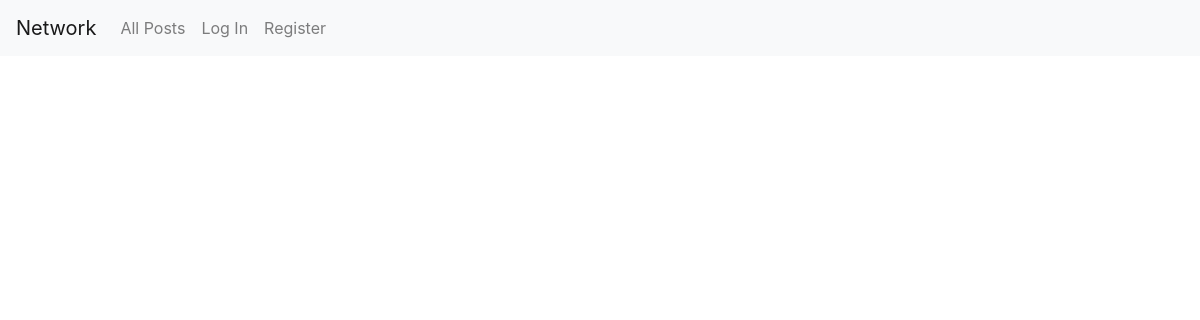
Before: / with the older database file.
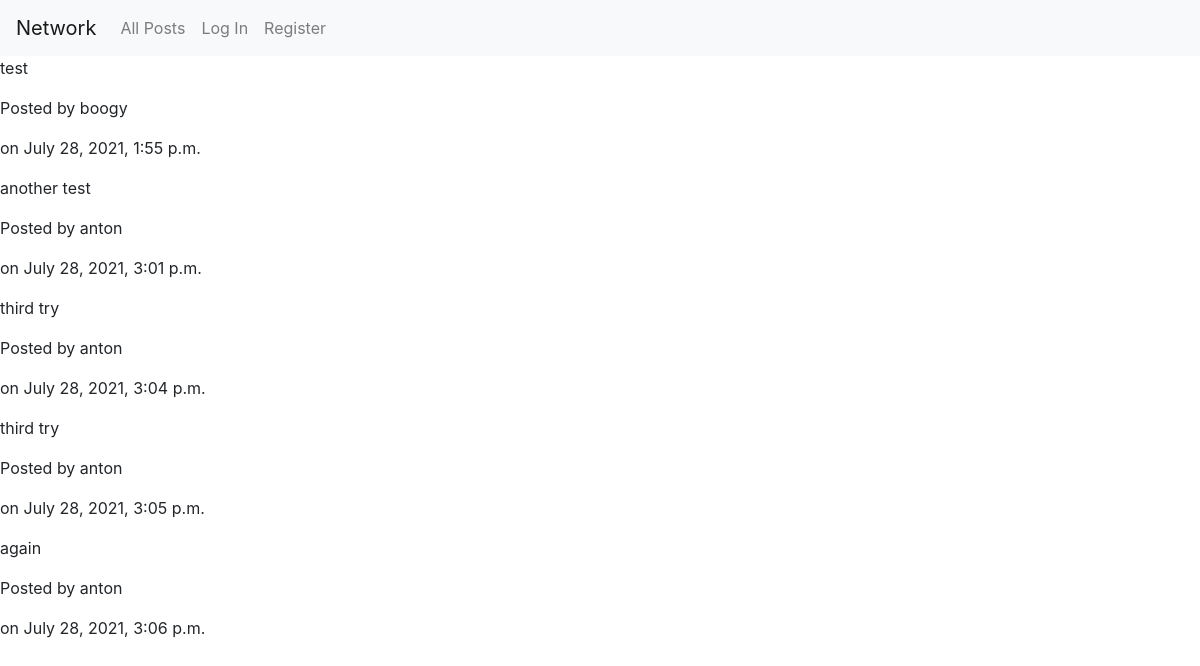
After: the same page with the newer database file.
### network/models.py (models this page shows)
class Post(models.Model):
    author = models.ForeignKey(User, on_delete=models.CASCADE, null=True)
    content = models.CharField(max_length=128, default="empty")
    created = models.DateTimeField(auto_now_add=True)

class User(AbstractUser):
    pass

### network/views.py (the view)
# urls.py: path("", views.index, name="index"),
def index(request):
    return render(request, "network/index.html",{
        "posts": Post.objects.all()
    })

### network/templates/network/index.html (shortened to what this page needs)
{% extends "network/layout.html" %}
{% block body %}
    {% for post in posts %}
        <p>{{post.content}}</p>
        <p>Posted by {{post.author}}</p>
        <p>on {{post.created}}</p>
    {%endfor%}
{% endblock %}

### network/templates/network/layout.html (shortened to what this page needs)
{% load static %}
<!DOCTYPE html>
<html lang="en">
    <head>
        <link rel="stylesheet" href="https://stackpath.bootstrapcdn.com/bootstrap/4.4.1/css/bootstrap.min.css">
        <link href="{% static 'network/styles.css' %}" rel="stylesheet">
    </head>
    <body>
        <nav class="navbar navbar-expand-lg navbar-light bg-light">
            <a class="navbar-brand" href="#">Network</a>
            <div>
              <ul class="navbar-nav mr-auto">
                <li class="nav-item">
                  <a class="nav-link" href="{% url 'index' %}">All Posts</a>
                </li>
                {% if user.is_authenticated %}
                    <li class="nav-item">
                        <a class="nav-link" href="{% url 'following' %}">Following</a>
                    </li>
                    <li class="nav-item">
                        <a class="nav-link" href="{% url 'logout' %}">Log Out</a>
                    </li>
                {% else %}
                    <li class="nav-item">
                        <a class="nav-link" href="{% url 'login' %}">Log In</a>
                    </li>
                    <li class="nav-item">
                        <a class="nav-link" href="{% url 'register' %}">Register</a>
                    </li>
                {% endif %}
              </ul>
            </div>
          </nav>
        <div class="body">
            {% block body %}
            {% endblock %}
        </div>
    </body>
</html>

Changed rows visible on the page:
added Post: content "test", author "boogy", created "July 28, 2021, 1:55 p.m."
added Post: content "another test", author "anton", created "July 28, 2021, 3:01 p.m."
added Post: content "third try", author "anton", created "July 28, 2021, 3:04 p.m."
added Post: content "third try", author "anton", created "July 28, 2021, 3:05 p.m."
added Post: content "again", author "anton", created "July 28, 2021, 3:06 p.m."
